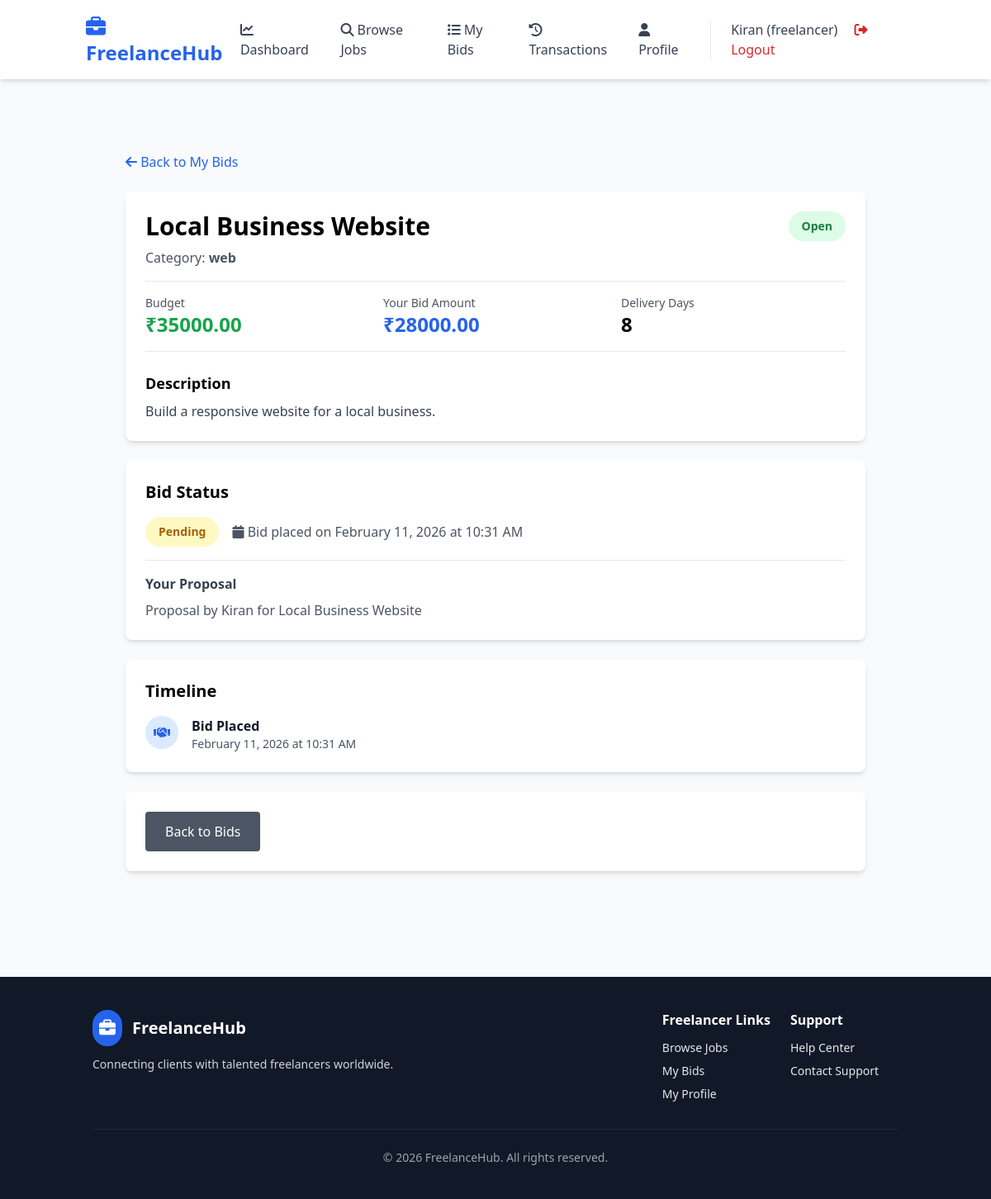
The app's page /bid/1/details (signed in), older data.
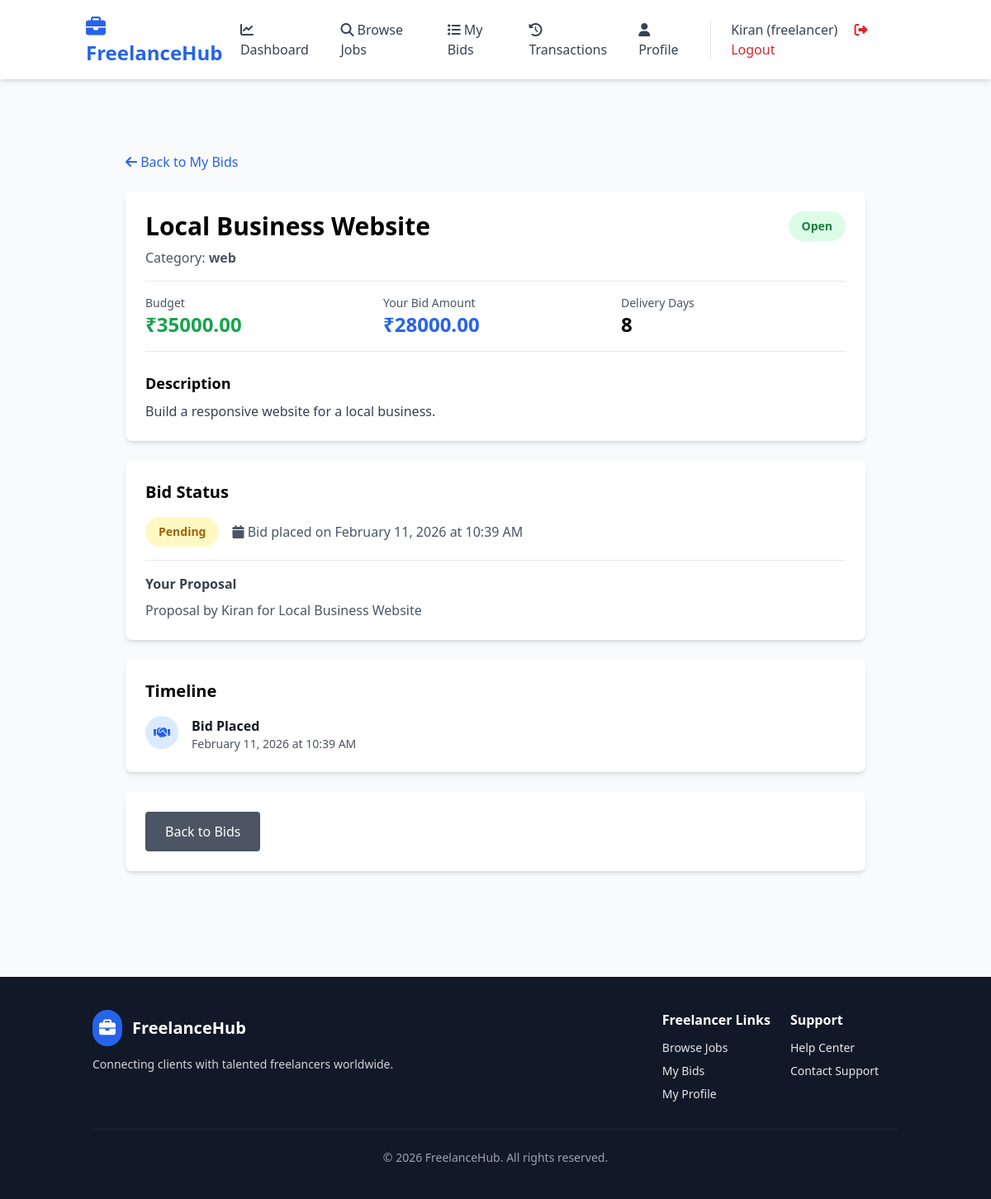
The same page, newer data.
### models.py (models this page shows, shortened)
class Bid(db.Model):
    __tablename__ = 'bids'
    id = db.Column(db.Integer, primary_key=True)
    job_id = db.Column(db.Integer, db.ForeignKey('jobs.id'), nullable=False, index=True)
    freelancer_id = db.Column(db.Integer, db.ForeignKey('users.id'), nullable=False, index=True)
    amount = db.Column(db.Float, nullable=False)
    proposal = db.Column(db.Text, nullable=False)
    delivery_days = db.Column(db.Integer)
    status = db.Column(db.String(20), default='pending')  # pending, accepted, rejected
    created_at = db.Column(db.DateTime, default=datetime.utcnow)

### app.py (the view)
    @app.route('/bid/<int:bid_id>/details')
    @freelancer_required
    def bid_details(bid_id):
        bid = Bid.query.get_or_404(bid_id)
        if bid.freelancer_id != current_user.id:
            flash('You do not have permission to view this bid.', 'danger')
            return redirect(url_for('my_bids'))
        job = bid.job
        work = job.work_submission
        payment = job.payment
        review = Review.query.filter_by(job_id=job.id, freelancer_id=current_user.id).first()
        return render_template('bid-details.html', bid=bid, job=job, work=work, payment=payment, review=review)

### models.py (called while the page is built)
    def is_freelancer(self):
        return self.role == 'freelancer'

### templates/bid-details.html (shortened to what the changed rows need)
{% extends "base.html" %}
{% block content %}
<div class="container mx-auto px-4 py-8">
    <div class="max-w-4xl mx-auto">
        {% if job is not defined or job is none or bid is not defined or bid is none %}
        <div class="bg-white rounded-lg shadow-md p-6 mb-6">
            <p class="text-gray-600">Required job or bid data is missing.</p>
        </div>
        {% else %}
        <div class="bg-white rounded-lg shadow-md p-6 mb-6">
            <div class="flex justify-between items-start mb-4">
                <div>
                    <h1 class="text-3xl font-bold mb-2">{{ job.title }}</h1>
                    <p class="text-gray-600">Category: <span class="font-semibold">{{ job.category }}</span></p>
                </div>
                <span class="inline-block px-4 py-2 rounded-full text-sm font-bold
                    {% if job.status == 'open' %}bg-green-100 text-green-700
                    {% elif job.status == 'in_progress' %}bg-blue-100 text-blue-700
                    {% elif job.status == 'awaiting_payment' %}bg-yellow-100 text-yellow-700
                    {% elif job.status == 'completed' %}bg-green-100 text-green-700
                    {% else %}bg-gray-100 text-gray-700{% endif %}">
                    {{ job.status|replace('_', ' ')|capitalize }}
                </span>
            </div>
            <div class="grid md:grid-cols-3 gap-4 mb-6 py-4 border-y">
                <div>
                    <p class="text-gray-600 text-sm">Budget</p>
                    <p class="text-2xl font-bold text-green-600">₹{{ "%.2f"|format(job.budget if job.budget else 0) }}</p>
                </div>
                <div>
                    <p class="text-gray-600 text-sm">Your Bid Amount</p>
                    <p class="text-2xl font-bold text-blue-600">₹{{ "%.2f"|format(bid.amount if bid.amount else 0) }}</p>
                </div>
                <div>
                    <p class="text-gray-600 text-sm">Delivery Days</p>
                    <p class="text-2xl font-bold">{{ bid.delivery_days if bid.delivery_days else 'N/A' }}</p>
                </div>
            </div>
            <div>
                <h3 class="font-bold text-lg mb-2">Description</h3>
                <p class="text-gray-700 whitespace-pre-wrap">{{ job.description }}</p>
            </div>
        </div>
        <div class="bg-white rounded-lg shadow-md p-6 mb-6">
            <h2 class="text-xl font-bold mb-4">Bid Status</h2>
            <div class="flex items-center gap-4">
                <span class="inline-block px-4 py-2 rounded-full text-sm font-bold
                    {% if bid.status == 'accepted' %}bg-green-100 text-green-700
                    {% elif bid.status == 'rejected' %}bg-red-100 text-red-700
                    {% else %}bg-yellow-100 text-yellow-700{% endif %}">
                    {{ bid.status|capitalize }}
                </span>
                <p class="text-gray-600">
                    <i class="fas fa-calendar"></i> Bid placed on {{ bid.created_at.strftime('%B %d, %Y at %I:%M %p') }}
                </p>
            </div>
            {% if bid.proposal %}
                <div class="mt-4 pt-4 border-t">
                    <p class="font-semibold text-gray-700 mb-2">Your Proposal</p>
                    <p class="text-gray-600 whitespace-pre-wrap">{{ bid.proposal }}</p>
                </div>
            {% endif %}
        </div>
        <div class="bg-white rounded-lg shadow-md p-6 mb-6">
            <h2 class="text-xl font-bold mb-4">Timeline</h2>
            <div class="space-y-3">
                <div class="flex items-start gap-4">
                    <div class="flex-shrink-0">
                        <div class="flex items-center justify-center h-10 w-10 rounded-full bg-blue-100">
                            <i class="fas fa-handshake text-blue-600"></i>
                        </div>
                    </div>
                    <div class="flex-1">
                        <p class="font-semibold text-gray-900">Bid Placed</p>
                        <p class="text-gray-600 text-sm">{{ bid.created_at.strftime('%B %d, %Y at %I:%M %p') }}</p>
                    </div>
                </div>
            </div>
        </div>
        <div class="bg-white rounded-lg shadow-md p-6">
            <div class="flex gap-2">
                <a href="{{ url_for('my_bids') }}" class="bg-gray-600 text-white px-6 py-3 rounded hover:bg-gray-700">
                    Back to Bids
                </a>
            </div>
        </div>
        {% endif %}
</div>
{% endblock %}

Row changes from the older to the newer data that the page shows:
changed Bid "Proposal by Kiran for Local Business Website": created_at "February 11, 2026 at 10:31 AM" → "February 11, 2026 at 10:39 AM"
